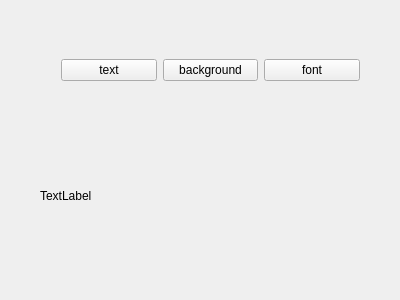
<?xml version="1.0" encoding="UTF-8"?>
<ui version="4.0">
 <class>Widget</class>
 <widget class="QWidget" name="Widget">
  <property name="geometry">
   <rect>
    <x>0</x>
    <y>0</y>
    <width>400</width>
    <height>300</height>
   </rect>
  </property>
  <property name="windowTitle">
   <string>Widget</string>
  </property>
  <widget class="QLabel" name="label">
   <property name="geometry">
    <rect>
     <x>40</x>
     <y>130</y>
     <width>341</width>
     <height>131</height>
    </rect>
   </property>
   <property name="text">
    <string>TextLabel</string>
   </property>
  </widget>
  <widget class="QWidget" name="">
   <property name="geometry">
    <rect>
     <x>50</x>
     <y>30</y>
     <width>321</width>
     <height>81</height>
    </rect>
   </property>
   <layout class="QHBoxLayout" name="horizontalLayout">
    <item>
     <widget class="QPushButton" name="text">
      <property name="text">
       <string>text</string>
      </property>
     </widget>
    </item>
    <item>
     <widget class="QPushButton" name="bg">
      <property name="text">
       <string>background</string>
      </property>
     </widget>
    </item>
    <item>
     <widget class="QPushButton" name="font">
      <property name="text">
       <string>font</string>
      </property>
     </widget>
    </item>
   </layout>
  </widget>
 </widget>
 <layoutdefault spacing="6" margin="11"/>
 <resources/>
 <connections/>
</ui>
